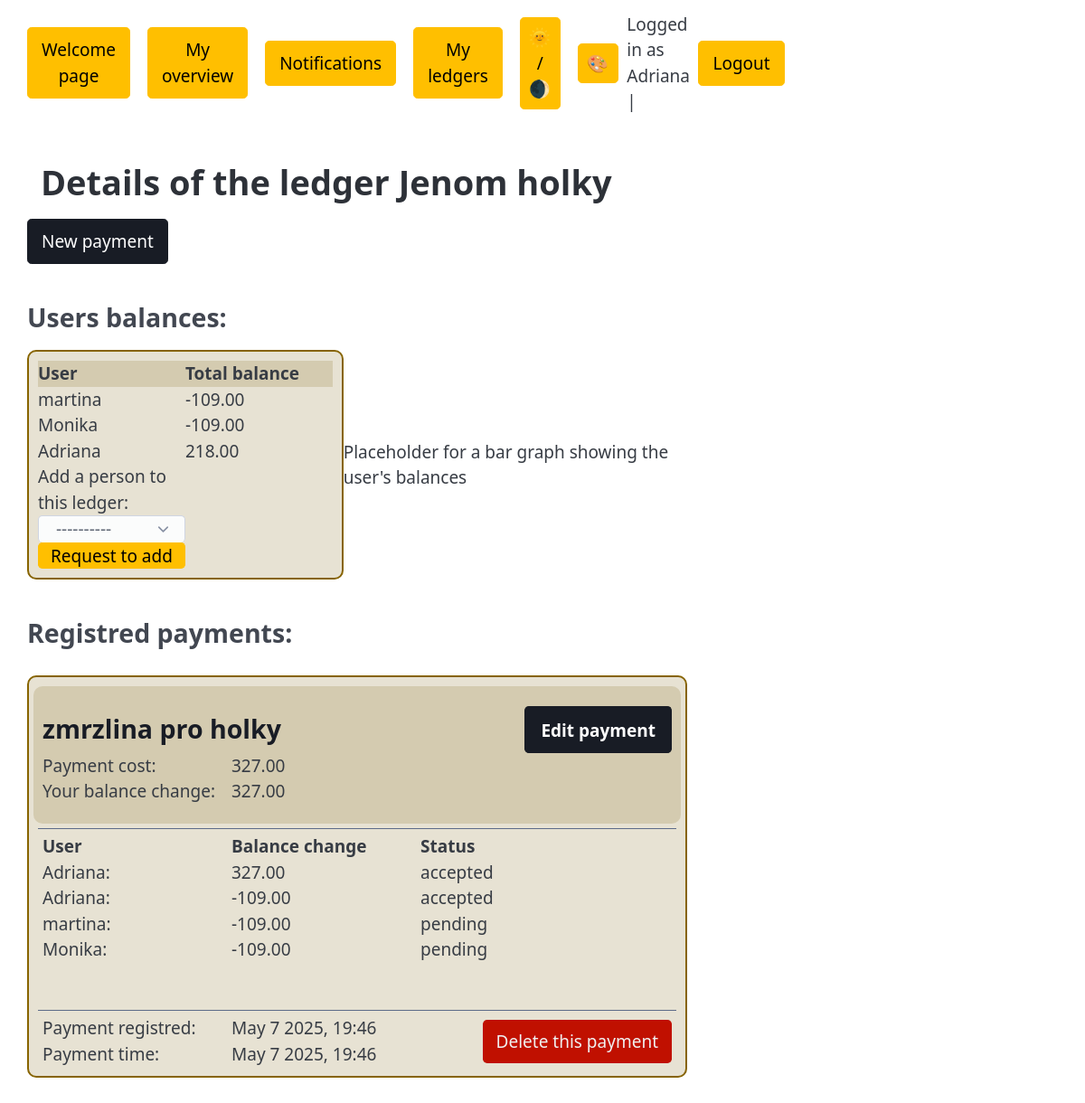
Page /ledger_detail/19/ (signed in) on the committed database.
### main/models.py (models this page shows, shortened)
class AbstractBase(models.Model):
    name = models.CharField(max_length=25)
    slug = models.SlugField(max_length=100, blank=True)
    desc = models.CharField(max_length=2000, blank=True)
    class Meta:
        abstract = True

class Ledger(AbstractBase):
    user = models.ForeignKey(User, on_delete=models.PROTECT, verbose_name ="Ledger creator and owner")
    creation_time = models.DateTimeField(default=now, verbose_name ="Time of creation of this ledger")

class Person(models.Model):
    user = models.OneToOneField(User, null=True, blank=True, on_delete=models.SET_NULL, related_name="person")
    placeholder = models.OneToOneField("UserPlaceholder", null=True, blank=True, on_delete=models.SET_NULL, related_name="person")
    @property
    def name(self):
        if self.user:
            return self.user.get_full_name() or self.user.username
        elif self.placeholder:
            return self.placeholder.name
        return "Unknown user"

class Payment(AbstractBase):
    STATUS_CHOICES = (
        ('pending', 'Pending'),
        ('accepted', 'Accepted'),
        ('declined', 'Declined'),
    )
    user = models.ForeignKey(User, on_delete=models.PROTECT, verbose_name ="Payment creator")
    ledger = models.ForeignKey(Ledger, on_delete=models.PROTECT)
    entry_time = models.DateTimeField(default=now, verbose_name ="Time of this entry")
    payment_time = models.DateTimeField(default=now, verbose_name ="Time of payment")
    cost = models.DecimalField(max_digits=10, decimal_places=2, verbose_name ="Total cost of the payment")
    status = models.CharField(max_length=10, choices=STATUS_CHOICES, default='pending')

class PaymentBalance(models.Model):
    person = models.ForeignKey(Person, on_delete=models.PROTECT)
    payment = models.ForeignKey(Payment, on_delete=models.PROTECT)
    balance = models.DecimalField(max_digits=10, decimal_places=2)

class Notification(models.Model):
    NOTIF_TYPE_CHOICES = [
        ("info", "Info"),
        ("account_connection", "Account Connection"),
        ("ledger_connection", "Ledger Connection"),
        ("balance_approve", "Balance Approve"),
    ]
    STATUS_CHOICES = [
        ("pending","Pending"),
        ("accepted","Accepted"),
        ("rejected","Rejected"),
        ("obsolete","Obsolete"),
    ]
    type = models.CharField(max_length=20, choices=NOTIF_TYPE_CHOICES)
    sender = models.ForeignKey(Person, on_delete=models.CASCADE, related_name="sent_notification")
    recipient = models.ForeignKey(Person, on_delete=models.CASCADE, related_name="received_notification")
    created_at = models.DateTimeField(auto_now_add=True)
    status = models.CharField(max_length=10, choices=STATUS_CHOICES, default="pending")
    updated_at = models.DateTimeField(auto_now=True)
    message = models.CharField(max_length=500, blank=True)
    ledger = models.ForeignKey(Ledger, on_delete=models.SET_NULL, null=True, blank=True)
    balance = models.ForeignKey(PaymentBalance, on_delete=models.SET_NULL, null=True, blank=True)

### main/views.py (the view, shortened to what this page needs)
@login_required(login_url='/login')
def ledger_detail(request, ledger_pk):
    ledger = Ledger.objects.get(id=ledger_pk)
    user_person = Person.objects.get(user=request.user)
    connected_persons = ContactConnection.objects.filter(
        Q(person_a=user_person) | Q(person_b=user_person)
    )
    related_people = set()
    for conn in connected_persons:
        other = conn.person_b if conn.person_a == user_person else conn.person_a
        related_people.add(other)
    people_in_ledger = Person.objects.filter(
        paymentbalance__payment__ledger=ledger
    ).distinct()
    people_available_to_add = [p for p in related_people if p not in people_in_ledger]
    payments = Payment.objects.filter(ledger=ledger)
    balances = PaymentBalance.objects.filter(payment__in=payments).select_related('person')
    from collections import defaultdict
    user_balances = defaultdict(lambda: 0)
    for b in balances:
        user_balances[b.person] += b.balance
    user_balances_list = [{'person': p, 'name': p.name, 'balance': total} for p, total in user_balances.items()]
    for payment in payments:
        user_balance = PaymentBalance.objects.filter(payment=payment, person=request.user.person).first()
        if user_balance:
            payment.user_balance = user_balance.balance
        else:
            payment.user_balance = None
    for balance in balances:
        notification = Notification.objects.filter(balance=balance).first()
        if notification:
            balance.status = notification.status
    return render(request, 'main/ledger_detail.html', {
        'ledger': ledger,
        'payments': payments,
        'balances': balances,
        'user_balances': user_balances_list,  # posíláme připravená data
        'people_available_to_add': people_available_to_add,
    })

### main/templates/main/ledger_detail.html (shortened to what this page needs)
{% extends "base.html" %}
{% load static %}
{% block css_files %}
    <link rel="stylesheet" href="{% static 'main/styles/Ledger_detail.css' %}">
{% endblock css_files %}
{% block page_title %} Details of the ledger {{ ledger.name }}
{% endblock page_title %}
{% block content %}
<form method='post'>
        <button type='submit' class='button-small contrast' name='new-payment' value='{{ ledger.id }}'>
            New payment
        </button>
</form>
<h3>Users balances:</h3>
<div class='ledger-overview'>
    <div class='balances-table'>
        <table>
            <thead>
                <tr>
                    <th class='column-1'>User</th>
                    <th class='column-2'>Total balance</th>
                </tr>
            </thead>
            <tbody>
                {% for balance in user_balances %}
                    <tr>
                        <td>{{ balance.name }}</td>
                        <td>{{ balance.balance }}</td>
                    </tr>
                {% empty %}
                    <tr>
                        <td colspan="2">No payments</td>
                    </tr>
                {% endfor %}
                {% if people_available_to_add %}
                    <tr>
                        <td>
                            <form method="post">
                                <label for="person_to_add">Add a person to this ledger:</label>
                                <select name="person_to_add" id="person_to_add" required>
                                    <option value="" disabled selected>----------</option>
                                </select>
                                <button type="submit" name="request-ledger-connection">Request to add</button>
                            </form>
                        </td>
                    </tr>
                {% else %}
                    <p>All your contacts are already in the ledger</p>
                {% endif %}
            </tbody>
        </table>
    </div>
    <div class='graph'>
        <p>Placeholder for a bar graph showing the user's balances</p>
    </div>
</div>
<h3>Registred payments:</h3>
<div class='card-container'>
    {% for payment in payments %}
        {% if payment.cost != 0%}
            <div class='card'>
                <div class='card-header'>
                    <table>
                        <thead>
                            <tr>
                                <th colspan="2" class='card-name'>
                                    <h3>{{ payment.name }}</h3>
                                </th>
                                <th class='card-buttons'>
                                    <form method='post'>
                                        <button type='submit' class='button-small contrast' name='payment-edit' value='{{ payment.id }}'>
                                            Edit payment
                                        </button>
                                    </form>
                                </th>
                            </tr>
                        </thead>
                        <tbody>
                            <tr>
                                <td class='column-1'>
                                    Payment cost:
                                </td>
                                <td class='column-2'>
                                    {{payment.cost}}
                                </td>
                                <td>
                                </td>
                            </tr>
                            <tr>
                                <td>
                                    Your balance change:
                                </td>
                                <td>
                                    {{payment.user_balance}}
                                </td>
                            </tr>
                        </tbody>
                    </table>
                </div>
                <div class='divider'></div>
                <div class='card-body'>
                    <div class='body-table'>
                        <table>
                            <thead>
                                <tr>
                                    <th class='column-1'>User</th>
                                    <th class='column-2'>Balance change</th>
                                    <th class='column-2'>Status</th>
                                </tr>
                            </thead>
                            <tbody>
                                {% for balance in balances %}
                                    {% if balance.payment.id == payment.id %}
                                        <tr>
                                            <td>{{ balance.person.name }}:</td>
                                            <td>{{ balance.balance }}</td>
                                            <td>{{ balance.status }}</td>
                                        </tr>
                                    {% endif %}
                                {% empty %}
                                    <p>No balances in this payment.</p>
                                {% endfor %}
                            </tbody>
                        </table>
                    </div>
                </div>
                <div class='divider'></div>
                <div class='card-footer'>
                    <div class='left-group'>
                        <table class='footer-table'>
                            <tr>
                                <td class='column-1'>Payment registred:</td>
                                <td class='column-2'>{{payment.entry_time|date:"F j Y"}}, {{payment.entry_time|time:"H:i" }}</td>
                            </tr>
                            <tr>
                                <td>Payment time:</td>
                                <td>{{payment.payment_time|date:"F j Y"}}, {{payment.payment_time|time:"H:i" }}</td>
                            </tr>
                        </table>
                    </div>
                    <div class='buttons-right'>
                        {% if user == payment.user%}
                            <form method='post'>
                                <button type='submit' class='button-small custom-warning' name='payment-delete' value='{{ payment.id }}'>
                                    Delete this payment
                                </button>
                            </form>
                        {% endif %}
                    </div>
                </div>
            </div>
        {% endif %}
    {% endfor %}
</div>
{% endblock content %}

### templates/base.html (shortened to what this page needs)
{% load static %}
<!DOCTYPE html>
<html lang="en">
<head>
    <link rel="stylesheet" href="{% static 'styles/base.css' %}">
    {% block css_files %}
    {% endblock css_files %}
</head>
<body>
    <nav class="top_navbar">
        <ul class="nav_left">
            <li class="">
                <form method="post" action="{% url 'index' %}">
                    <button type="submit" class='button-small'>Welcome page</button>
                </form>
            </li>
            {% if user.is_authenticated %}
            <li class="">
                <form method="post" action="{% url 'overview' %}">
                    <button type="submit" class='button-small'>My overview</button>
                </form>
            </li>
            <li class="">
                <form method="post" action="{% url 'notifications' %}">
                    <button type="submit" class='button-small'>Notifications</button>
                </form>
            </li>
            <li class="">
                <form method="post" action="{% url 'list_of_ledgers' %}">
                    <button type="submit" class='button-small'>My ledgers</button>
                </form>
            </li>
            {% endif %}
        </ul>
        <ul class="nav_right">
            <li><button id="theme-toggle">🌞 / 🌒</button></li>
            <li class="dropdown">
                <button id="color-toggle">🎨</button>
            </li>
            {% if user.is_authenticated %}
            <span class="">Logged in as {{ user.username }} |</span>
                <li class="">
                    <form method="post" action="{% url 'logout' %}">
                        <button type="submit" class='button-small'>Logout</button>
                    </form>
                </li>
            {% endif %}
        </ul>
    </nav>
    <div class= "h1_title">
        <h1>
            {% block page_title %}
            {% endblock page_title %}
        </h1>
    </div>
    <div class= "content">
        {% block content %}
        {% endblock content %}
    </div>
</body>
</html>

### static/styles/base.css (style rules this page uses)
* { margin: 0; padding: 0; max-width: 1600px; margin: 0 auto; }
.top_navbar { max-width: 100vh; }
body { max-width: 100vh; }
.h1_title { max-width: 100vh; }
.nav_left { padding-left: 30px; }
.nav_right { padding-right: 30px; }
.h1_title { padding-left: 45px; margin-top: 40px; }
.button-small { padding: 10px 15px !important; margin: 0 !important; width: auto !important; }
.content { padding-left: 30px; padding-right: 30px; max-width: 100vh; }
.custom-warning { background-color: #c01000; color: #f0f0f0; border: none; }

### main/static/main/styles/Ledger_detail.css (style rules this page uses)
.ledger-overview { display: flex; justify-content: space-between; align-items: center; }
.ledger-overview * { padding: 0px; margin: 0px; border-bottom: none; }
.balances-table { border: 2px solid var(--pico-primary); border-radius: 10px; padding: 10px 10px; background-color: color-mix(in srgb, rgba(125, 125, 125, 0.05), var(--pico-primary) 15%); }
.balances-table thead { background-color: color-mix(in srgb, rgba(125, 125, 125, 0.05), var(--pico-primary) 15%); }
.card-container { padding-right: 10px; margin-top: 20px; }
.card { border: 2px solid var(--pico-primary); border-radius: 10px; margin: 30px auto; padding: 10px 5px; background-color: color-mix(in srgb, rgba(125, 125, 125, 0.05), var(--pico-primary) 15%); }
.card * { padding: 0px; margin: 0px; border-bottom: none; }
.card-header { border-radius: 10px; display: flex; justify-content: space-between; height: 8rem; align-items: center; background-color: inherit; padding-left: 10px; }
.table tr, td, th { text-align: left; border-bottom: none; background-color: inherit; }
.card-name { width: 10rem; }
.card-name h3 { color: var(--pico-contrast); }
.column-1 { width: 11rem; }
.column-2 { width: 11rem; }
.card-buttons { display: flex; flex-direction: row; background-color: inherit; align-items: center; justify-content: right; }
.card-buttons form button { margin-right: 10px !important; }
.divider { border-top: 1px solid var(--pico-secondary); margin: 5px; }
.card-body { display: flex; flex-direction: row; margin-left: 10px !important; align-items: flex-start; max-width: 100%; }
.body-table { border-collapse: collapse; margin: 0; overflow-y: auto; overflow-x: auto; height: 10rem; }
.card-footer { align-items: center; display: flex; justify-content: space-between; max-width: 100%; }
.footer-table { width: 7rem; border-bottom: none; table-layout: fixed; border-collapse: collapse; margin-left: 10px !important; }
.buttons-right { margin-right: 10px !important; }

### templates/base.html (style rules this page uses)
.dropdown { position: relative; display: inline-block; }

### rows in the picture
Ledger: name "Jenom holky"
Person: name "martina", balance "-109.00"
Person: name "Monika", balance "-109.00"
Person: name "Adriana", balance "218.00"
Payment: name "zmrzlina pro holky", {{ payment.id }} 77 (drawn), cost "327.00", user_balance "327.00", entry_time "May 7 2025", entry_time "19:46", payment_time "May 7 2025", payment_time "19:46"
PaymentBalance: person.name "Adriana", balance "327.00", status "accepted"
PaymentBalance: person.name "Adriana", balance "-109.00", status "accepted"
PaymentBalance: person.name "martina", balance "-109.00", status "pending"
PaymentBalance: person.name "Monika", balance "-109.00", status "pending"

### other values in the picture
{{ user.username }} "Adriana"
